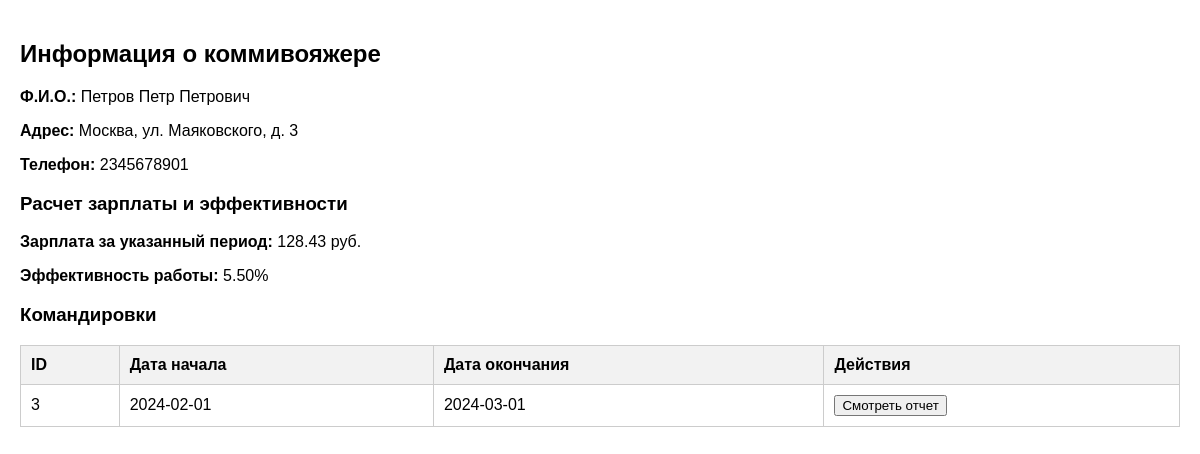
The app's page /project_salesmen/php/commissioner.php?commissioner_id=2 (signed in) with its own data.
### tables this page shows
CREATE TABLE IF NOT EXISTS commissioners (
    id INT AUTO_INCREMENT PRIMARY KEY,
    full_name VARCHAR(255) NOT NULL,
    address VARCHAR(255),
    phone VARCHAR(15) NOT NULL
);

CREATE TABLE IF NOT EXISTS business_trips (
    id INT AUTO_INCREMENT PRIMARY KEY,
    commissioner_id INT NOT NULL,
    start_date DATE NOT NULL,
    end_date DATE NOT NULL,
    FOREIGN KEY (commissioner_id) REFERENCES commissioners(id)
);

### project_salesmen/php/commissioner.php (the view, shortened to what this page needs)
<?php
require_once 'connection.php';
$commissioner_id = $_GET['commissioner_id'] ?? null;
$stmt = $pdo->prepare("SELECT * FROM commissioners WHERE id = :commissioner_id");
$stmt->execute(['commissioner_id' => $commissioner_id]);
$commissioner = $stmt->fetch(PDO::FETCH_ASSOC);
$stmt = $pdo->prepare("SELECT bt.id, bt.start_date, bt.end_date FROM business_trips bt WHERE bt.commissioner_id = :commissioner_id");
$stmt->execute(['commissioner_id' => $commissioner_id]);
$trips = $stmt->fetchAll(PDO::FETCH_ASSOC);
$total_earned = 0;
$total_taken = 0;
$total_returned = 0;
$percentage = 0.10;
foreach ($trips as $trip) {
    $stmt = $pdo->prepare("SELECT pit.quantity_taken, pr.quantity_returned, p.price
                           FROM products_in_trip pit
                           LEFT JOIN products p ON pit.product_id = p.id
                           LEFT JOIN products_returned pr ON pr.trip_id = pit.trip_id AND pr.product_id = pit.product_id
                           WHERE pit.trip_id = :trip_id");
    $stmt->execute(['trip_id' => $trip['id']]);
    $products = $stmt->fetchAll(PDO::FETCH_ASSOC);
    foreach ($products as $product) {
        $quantity_taken = $product['quantity_taken'];
        $quantity_returned = $product['quantity_returned'] ?? 0;
        $price = $product['price'];
        $revenue = $quantity_taken * $price;
        $total_earned += $revenue * $percentage;
        $total_taken += $quantity_taken;
        $total_returned += $quantity_returned;
    }
}
$efficiency = $total_returned > 0 ? ($total_taken / $total_returned) : 0;
?>
<!DOCTYPE html>
<html lang="ru">
<head>
    <link rel="stylesheet" href="../css/styles.css">
</head>
<body>
    <section>
        <h1>Информация о коммивояжере</h1>
        <p><strong>Ф.И.О.: </strong><?php echo htmlspecialchars($commissioner['full_name'], ENT_QUOTES, 'UTF-8'); ?></p>
        <p><strong>Адрес: </strong><?php echo htmlspecialchars($commissioner['address'], ENT_QUOTES, 'UTF-8'); ?></p>
        <p><strong>Телефон: </strong><?php echo htmlspecialchars($commissioner['phone'], ENT_QUOTES, 'UTF-8'); ?></p>
        <h3>Расчет зарплаты и эффективности</h3>
        <p><strong>Зарплата за указанный период: </strong><?php echo number_format($total_earned, 2); ?> руб.</p>
        <p><strong>Эффективность работы: </strong><?php echo number_format($efficiency, 2); ?>%</p>
        <h3>Командировки</h3>
        <table>
            <thead>
                <tr>
                    <th>ID</th>
                    <th>Дата начала</th>
                    <th>Дата окончания</th>
                    <th>Действия</th>
                </tr>
            </thead>
            <tbody>
                <?php foreach ($trips as $trip): ?>
                    <tr>
                        <td><?php echo htmlspecialchars($trip['id'], ENT_QUOTES, 'UTF-8'); ?></td>
                        <td><?php echo htmlspecialchars($trip['start_date'], ENT_QUOTES, 'UTF-8'); ?></td>
                        <td><?php echo htmlspecialchars($trip['end_date'], ENT_QUOTES, 'UTF-8'); ?></td>
                        <td><button class="report-button" data-id="<?php echo $trip['id']; ?>">Смотреть отчет</button></td>
                    </tr>
                <?php endforeach; ?>
            </tbody>
        </table>
    </section>
</body>
</html>

### project_salesmen/css/styles.css (style rules this page uses)
body { font-family: Arial, sans-serif; margin: 0; padding: 0; }
section { padding: 20px; }
table { width: 100%; border-collapse: collapse; }
table, th, td { border: 1px solid #ccc; }
th, td { padding: 10px; text-align: left; }
th { background-color: #f2f2f2; }

### records on screen
commissioners: full_name "Петров Петр Петрович", address "Москва, ул. Маяковского, д. 3", phone "2345678901"
business_trips: id "3", start_date "2024-02-01", end_date "2024-03-01"

### other values on screen
$total_earned "128.43"
$efficiency "5.50"
